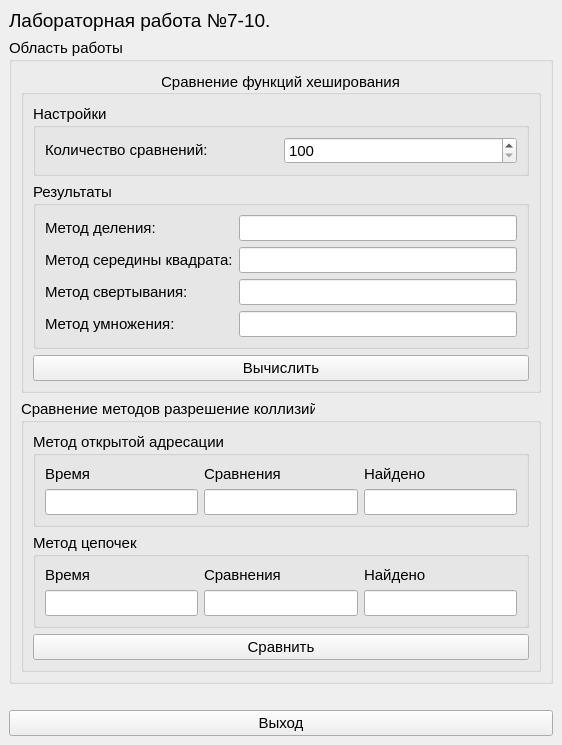
<?xml version="1.0" encoding="UTF-8"?>
<ui version="4.0">
 <class>LabForm</class>
 <widget class="QMainWindow" name="LabForm">
  <property name="geometry">
   <rect>
    <x>0</x>
    <y>0</y>
    <width>562</width>
    <height>642</height>
   </rect>
  </property>
  <property name="font">
   <font>
    <pointsize>11</pointsize>
   </font>
  </property>
  <property name="windowTitle">
   <string>ЛБ 7-10 Логинов</string>
  </property>
  <property name="locale">
   <locale language="Russian" country="Russia"/>
  </property>
  <widget class="QWidget" name="centralwidget">
   <layout class="QVBoxLayout" name="verticalLayout">
    <item>
     <widget class="QLabel" name="label">
      <property name="sizePolicy">
       <sizepolicy hsizetype="Preferred" vsizetype="Maximum">
        <horstretch>0</horstretch>
        <verstretch>0</verstretch>
       </sizepolicy>
      </property>
      <property name="font">
       <font>
        <pointsize>14</pointsize>
       </font>
      </property>
      <property name="text">
       <string>Лабораторная работа №7-10.</string>
      </property>
     </widget>
    </item>
    <item>
     <widget class="QGroupBox" name="groupBox">
      <property name="title">
       <string>Область работы</string>
      </property>
      <layout class="QVBoxLayout" name="verticalLayout_2">
       <item>
        <widget class="QGroupBox" name="groupBox_2">
         <property name="title">
          <string>Сравнение функций хеширования</string>
         </property>
         <property name="alignment">
          <set>Qt::AlignCenter</set>
         </property>
         <layout class="QVBoxLayout" name="verticalLayout_3">
          <item>
           <widget class="QGroupBox" name="groupBox_5">
            <property name="sizePolicy">
             <sizepolicy hsizetype="Preferred" vsizetype="Maximum">
              <horstretch>0</horstretch>
              <verstretch>0</verstretch>
             </sizepolicy>
            </property>
            <property name="title">
             <string>Настройки</string>
            </property>
            <layout class="QHBoxLayout" name="horizontalLayout">
             <item>
              <widget class="QLabel" name="label_2">
               <property name="sizePolicy">
                <sizepolicy hsizetype="Preferred" vsizetype="Maximum">
                 <horstretch>0</horstretch>
                 <verstretch>0</verstretch>
                </sizepolicy>
               </property>
               <property name="text">
                <string>Количество сравнений:</string>
               </property>
              </widget>
             </item>
             <item>
              <widget class="QSpinBox" name="batchCount">
               <property name="minimum">
                <number>100</number>
               </property>
               <property name="maximum">
                <number>100000</number>
               </property>
              </widget>
             </item>
            </layout>
           </widget>
          </item>
          <item>
           <widget class="QGroupBox" name="groupBox_4">
            <property name="title">
             <string>Результаты</string>
            </property>
            <layout class="QGridLayout" name="gridLayout">
             <item row="2" column="0">
              <widget class="QLabel" name="label_4">
               <property name="sizePolicy">
                <sizepolicy hsizetype="Preferred" vsizetype="Maximum">
                 <horstretch>0</horstretch>
                 <verstretch>0</verstretch>
                </sizepolicy>
               </property>
               <property name="text">
                <string>Метод середины квадрата:</string>
               </property>
              </widget>
             </item>
             <item row="3" column="0">
              <widget class="QLabel" name="label_5">
               <property name="sizePolicy">
                <sizepolicy hsizetype="Preferred" vsizetype="Maximum">
                 <horstretch>0</horstretch>
                 <verstretch>0</verstretch>
                </sizepolicy>
               </property>
               <property name="text">
                <string>Метод свертывания:</string>
               </property>
              </widget>
             </item>
             <item row="4" column="0">
              <widget class="QLabel" name="label_6">
               <property name="sizePolicy">
                <sizepolicy hsizetype="Preferred" vsizetype="Maximum">
                 <horstretch>0</horstretch>
                 <verstretch>0</verstretch>
                </sizepolicy>
               </property>
               <property name="text">
                <string>Метод умножения:</string>
               </property>
              </widget>
             </item>
             <item row="2" column="1">
              <widget class="QLineEdit" name="squareHash">
               <property name="readOnly">
                <bool>true</bool>
               </property>
              </widget>
             </item>
             <item row="3" column="1">
              <widget class="QLineEdit" name="wrapHash">
               <property name="readOnly">
                <bool>true</bool>
               </property>
               <property name="clearButtonEnabled">
                <bool>false</bool>
               </property>
              </widget>
             </item>
             <item row="4" column="1">
              <widget class="QLineEdit" name="multHash">
               <property name="readOnly">
                <bool>true</bool>
               </property>
               <property name="clearButtonEnabled">
                <bool>true</bool>
               </property>
              </widget>
             </item>
             <item row="1" column="1">
              <widget class="QLineEdit" name="divHash">
               <property name="readOnly">
                <bool>true</bool>
               </property>
              </widget>
             </item>
             <item row="1" column="0">
              <widget class="QLabel" name="label_3">
               <property name="sizePolicy">
                <sizepolicy hsizetype="Maximum" vsizetype="Maximum">
                 <horstretch>0</horstretch>
                 <verstretch>0</verstretch>
                </sizepolicy>
               </property>
               <property name="layoutDirection">
                <enum>Qt::LeftToRight</enum>
               </property>
               <property name="text">
                <string>Метод деления:</string>
               </property>
              </widget>
             </item>
            </layout>
           </widget>
          </item>
          <item>
           <widget class="QPushButton" name="calculateBtn">
            <property name="sizePolicy">
             <sizepolicy hsizetype="Minimum" vsizetype="Fixed">
              <horstretch>0</horstretch>
              <verstretch>0</verstretch>
             </sizepolicy>
            </property>
            <property name="text">
             <string>Вычислить</string>
            </property>
            <property name="default">
             <bool>false</bool>
            </property>
            <property name="flat">
             <bool>false</bool>
            </property>
           </widget>
          </item>
         </layout>
        </widget>
       </item>
       <item>
        <widget class="QGroupBox" name="groupBox_3">
         <property name="title">
          <string>Сравнение методов разрешение коллизий</string>
         </property>
         <layout class="QVBoxLayout" name="verticalLayout_4">
          <item>
           <widget class="QGroupBox" name="groupBox_6">
            <property name="sizePolicy">
             <sizepolicy hsizetype="Preferred" vsizetype="Maximum">
              <horstretch>0</horstretch>
              <verstretch>0</verstretch>
             </sizepolicy>
            </property>
            <property name="title">
             <string>Метод открытой адресации</string>
            </property>
            <layout class="QGridLayout" name="gridLayout_2">
             <item row="0" column="0">
              <widget class="QLabel" name="label_7">
               <property name="sizePolicy">
                <sizepolicy hsizetype="Preferred" vsizetype="Maximum">
                 <horstretch>0</horstretch>
                 <verstretch>0</verstretch>
                </sizepolicy>
               </property>
               <property name="text">
                <string>Время</string>
               </property>
              </widget>
             </item>
             <item row="0" column="1">
              <widget class="QLabel" name="label_8">
               <property name="text">
                <string>Сравнения</string>
               </property>
              </widget>
             </item>
             <item row="0" column="2">
              <widget class="QLabel" name="label_9">
               <property name="text">
                <string>Найдено</string>
               </property>
              </widget>
             </item>
             <item row="1" column="0">
              <widget class="QLineEdit" name="openTime">
               <property name="readOnly">
                <bool>true</bool>
               </property>
              </widget>
             </item>
             <item row="1" column="1">
              <widget class="QLineEdit" name="openCmp">
               <property name="readOnly">
                <bool>true</bool>
               </property>
              </widget>
             </item>
             <item row="1" column="2">
              <widget class="QLineEdit" name="openFound">
               <property name="readOnly">
                <bool>true</bool>
               </property>
              </widget>
             </item>
            </layout>
           </widget>
          </item>
          <item>
           <widget class="QGroupBox" name="groupBox_7">
            <property name="sizePolicy">
             <sizepolicy hsizetype="Preferred" vsizetype="Maximum">
              <horstretch>0</horstretch>
              <verstretch>0</verstretch>
             </sizepolicy>
            </property>
            <property name="title">
             <string>Метод цепочек</string>
            </property>
            <layout class="QGridLayout" name="gridLayout_3">
             <item row="0" column="0">
              <widget class="QLabel" name="label_10">
               <property name="sizePolicy">
                <sizepolicy hsizetype="Preferred" vsizetype="Maximum">
                 <horstretch>0</horstretch>
                 <verstretch>0</verstretch>
                </sizepolicy>
               </property>
               <property name="text">
                <string>Время</string>
               </property>
              </widget>
             </item>
             <item row="0" column="1">
              <widget class="QLabel" name="label_11">
               <property name="text">
                <string>Сравнения</string>
               </property>
              </widget>
             </item>
             <item row="0" column="2">
              <widget class="QLabel" name="label_12">
               <property name="text">
                <string>Найдено</string>
               </property>
              </widget>
             </item>
             <item row="1" column="0">
              <widget class="QLineEdit" name="chainTime">
               <property name="readOnly">
                <bool>true</bool>
               </property>
              </widget>
             </item>
             <item row="1" column="1">
              <widget class="QLineEdit" name="chainCmp">
               <property name="readOnly">
                <bool>true</bool>
               </property>
              </widget>
             </item>
             <item row="1" column="2">
              <widget class="QLineEdit" name="chainFound">
               <property name="readOnly">
                <bool>true</bool>
               </property>
              </widget>
             </item>
            </layout>
           </widget>
          </item>
          <item>
           <widget class="QPushButton" name="compareBtn">
            <property name="text">
             <string>Сравнить</string>
            </property>
           </widget>
          </item>
         </layout>
        </widget>
       </item>
      </layout>
     </widget>
    </item>
    <item>
     <spacer name="verticalSpacer">
      <property name="orientation">
       <enum>Qt::Vertical</enum>
      </property>
      <property name="sizeType">
       <enum>QSizePolicy::Fixed</enum>
      </property>
      <property name="sizeHint" stdset="0">
       <size>
        <width>10</width>
        <height>20</height>
       </size>
      </property>
     </spacer>
    </item>
    <item>
     <widget class="QPushButton" name="quitBtn">
      <property name="text">
       <string>Выход</string>
      </property>
     </widget>
    </item>
   </layout>
  </widget>
 </widget>
 <resources/>
 <connections/>
</ui>
